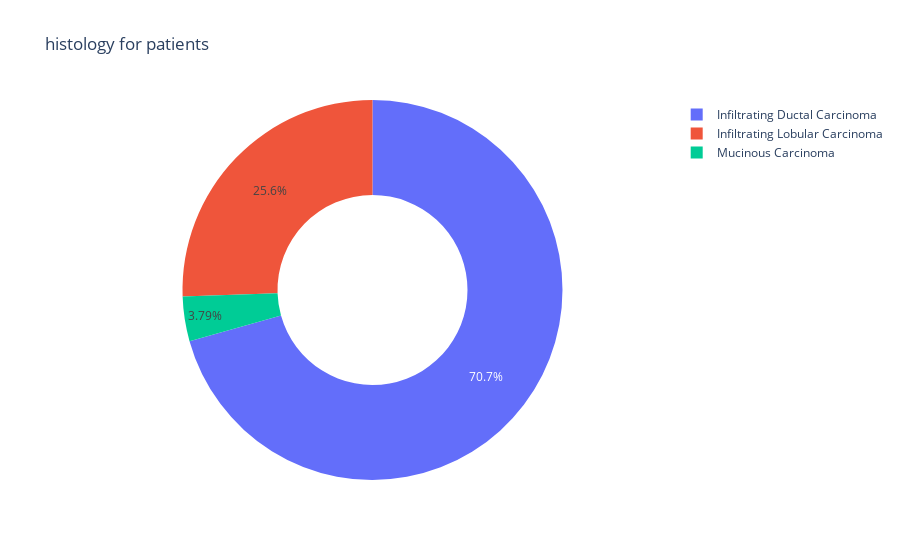

Here is the notebook cell this chart was saved with:
### Markdown cell above
Patient Histology - Histology is a description of a tumour based on how abnormal the cancer cells and tissue look under a microscope and how quickly cancer can grow and spread

### Code cell
stage = data["Histology"].value_counts()
transactions = stage.index
quantity = stage.values

figure = plty.pie(data,values=quantity,
                        names = transactions,hole=0.5,
                        title = "histology for patients")

figure.show()

#majority of patients are within the infiltrating ductal carcinoma level.

### Figure 1 — Plotly figure (JSON) as saved in the notebook; plotly's stock layout.template omitted (floating-point values rounded to 4 significant figures)
{"data": [{"domain": {"x": [0, 1], "y": [0, 1]}, "hole": 0.5, "hovertemplate": "label=%{label}<br>value=%{value}<extra></extra>", "labels": ["Infiltrating Ductal Carcinoma", "Infiltrating Lobular Carcinoma", "Mucinous Carcinoma"], "legendgroup": "", "name": "", "showlegend": true, "type": "pie", "values": [224, 81, 12]}], "layout": {"legend": {"tracegroupgap": 0}, "title": {"text": "histology for patients"}}}
